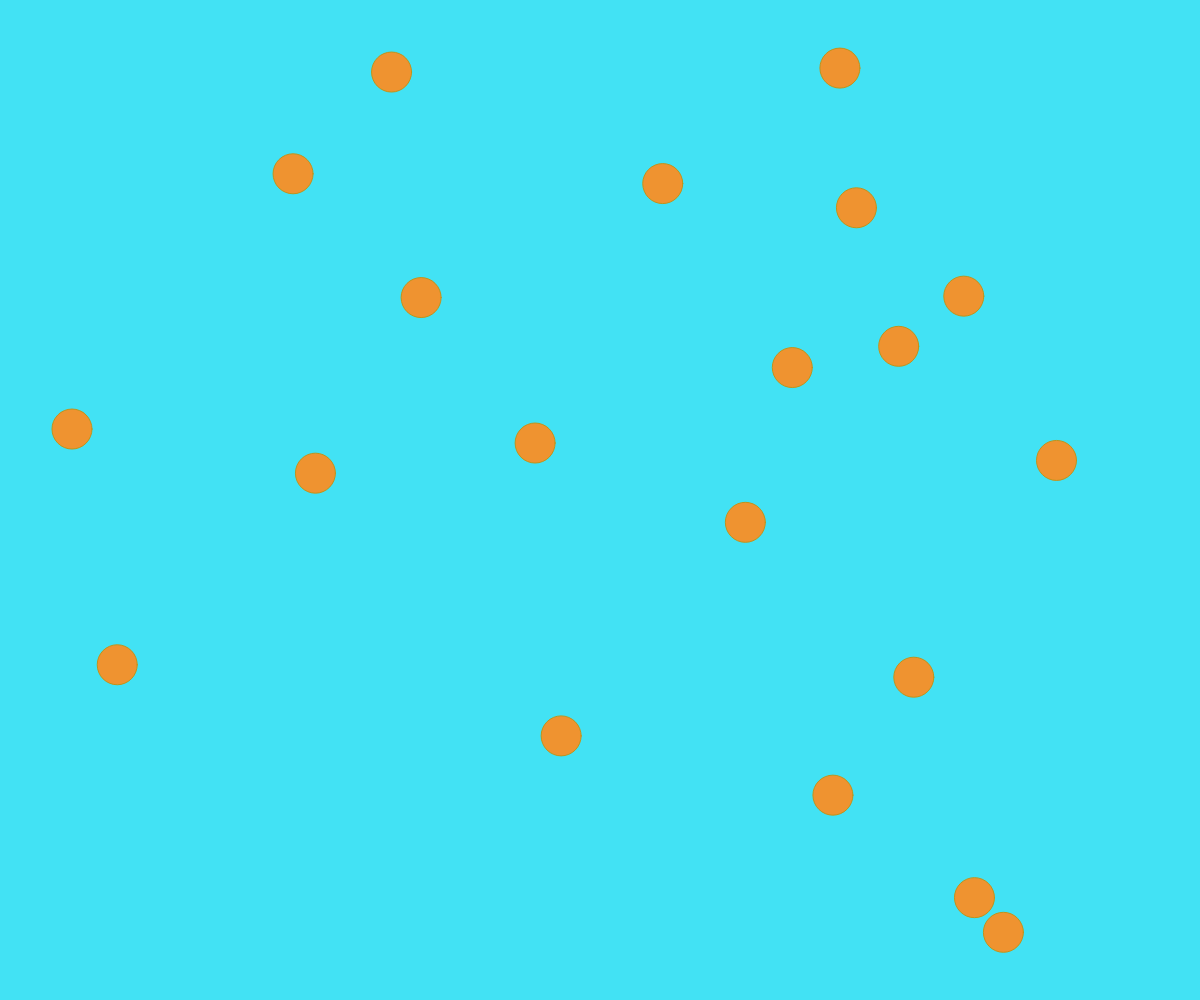
Frame 1 (no input)
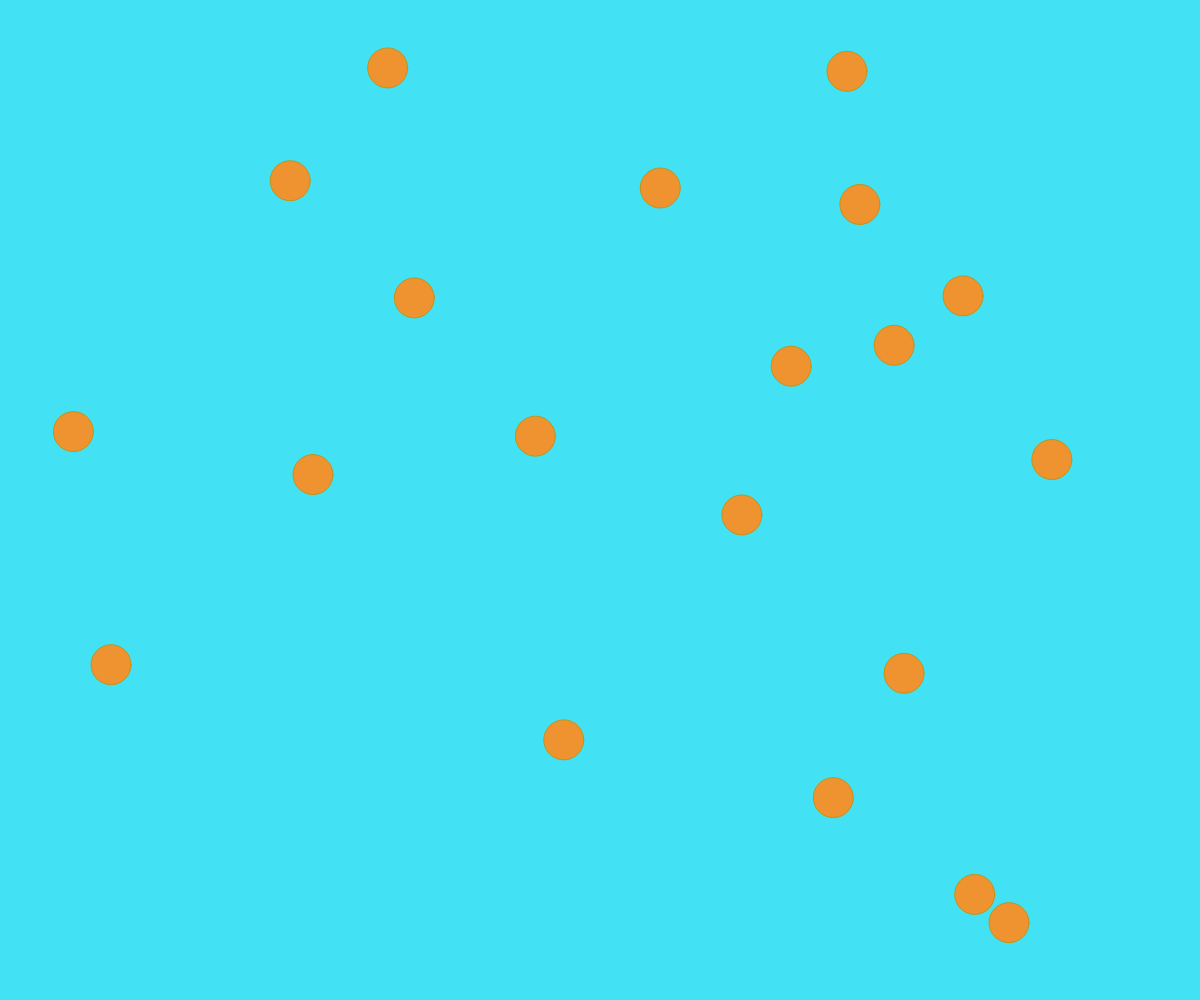
Frame 60 (no input)
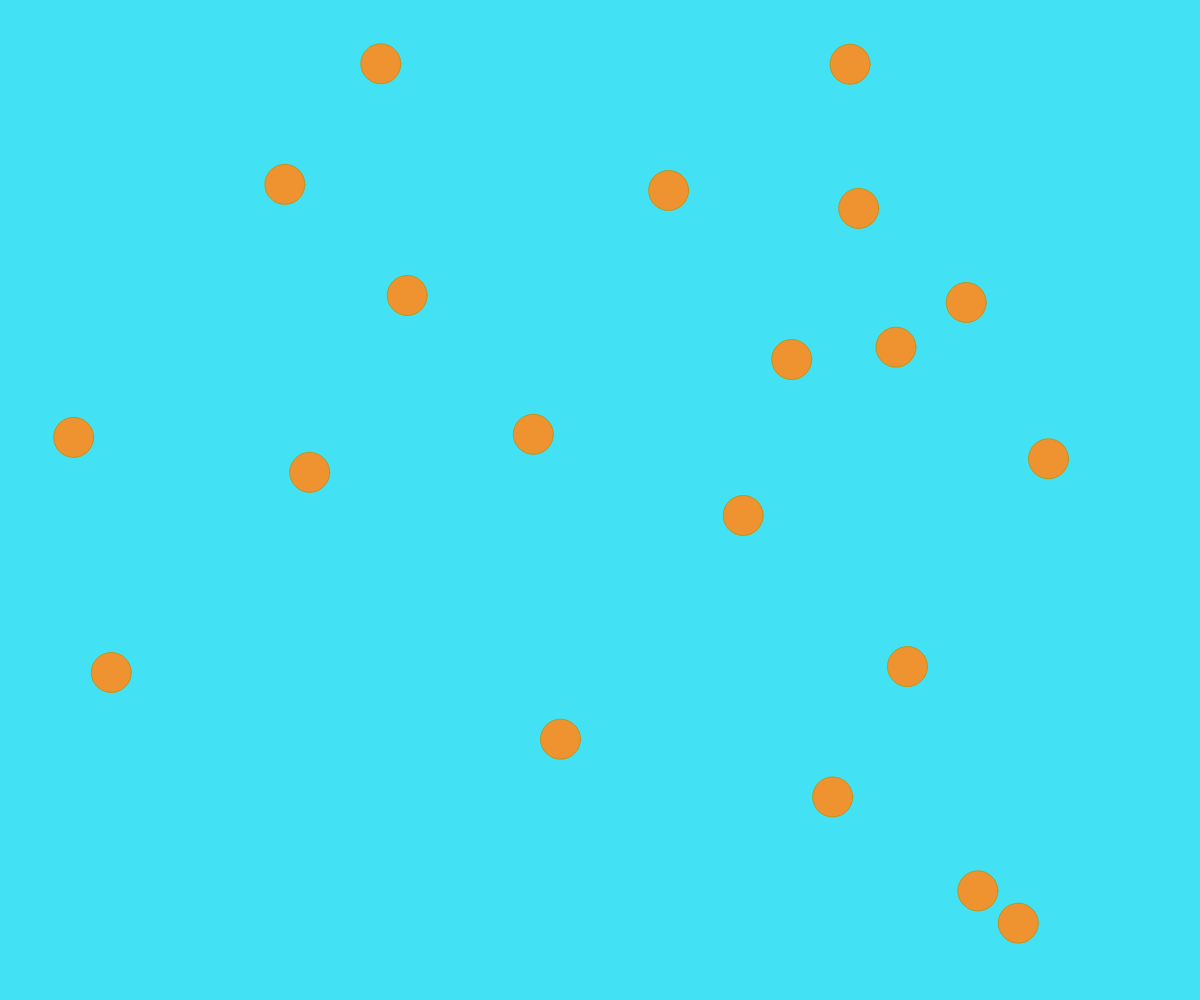
Frame 120 (the mouse pressed at the canvas centre since frame 60)

The p5.js sketch that drew these frames (run headless with seeded random() and noise() and a simulated clock; from frame 60 on, the mouse is pressed at the canvas centre):

// p5.js sketch
// ── sketch.js
var bubbles = [];

function setup() {
  createCanvas(windowWidth, windowHeight);
  for (var i = 0; i < 20; i++){
    var x = random(width);
    var y = random(height);
    bubbles.push(new Bubble(x, y));
  }
}

function mousePressed(){
  for (var i = 0; i < bubbles.length; i++){
    bubbles[i].clicked();
  }
}

function draw() {
  background('#42e2f4');
  for (var i = 0; i < bubbles.length; i++){
    bubbles[i].move();
    bubbles[i].display();
  }
  
}
// ── bubble.js
function Bubble(x, y) {
  this.x = x;
  this.y = y;
  this.col = color(239,147,48);

  this.display = function() {
    stroke(193,147,26);
    fill(this.col);
    ellipse(this.x, this.y, 40, 40);
  }

  this.clicked = function() {
    var d = dist(mouseX, mouseY, this.x, this.y);
    if (d < 24){
      this.col = color (244, 92, 65);
    }
  }
  
  this.move = function (){
  this.x = this.x + random(-1, 1);
  this.y = this.y + random(-1, 1);
  }
}
